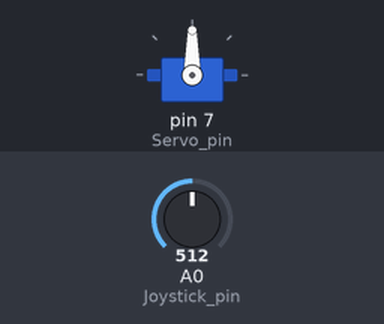
A sketch run on a simulated Arduino Uno, built with avr-gcc and run on an emulated ATmega328P. Parts: servo. The test bench sets the inputs (shaded band); at power-on: A0 (Joystick_pin) = 512.

Above: at 1.2 s.
1.3 s: A0 (Joystick_pin) set to 418
2.8 s: A0 (Joystick_pin) set to 381
At 3.26 s:
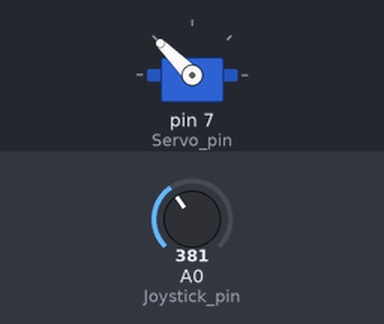
At 4.9 s:
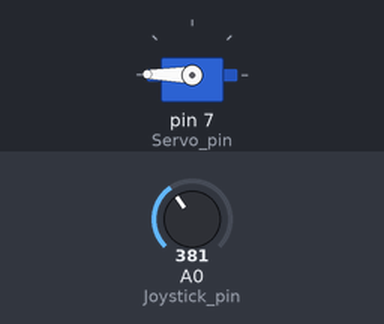
5.2 s: A0 (Joystick_pin) set to 787
6.7 s: A0 (Joystick_pin) set to 809
At 9.4 s:
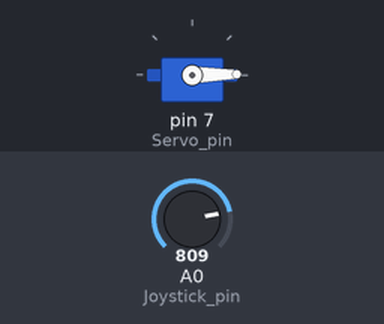
9.7 s: A0 (Joystick_pin) set to 390
At 10.15 s:
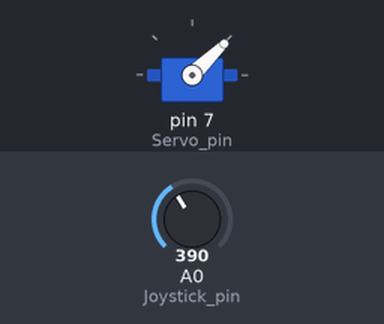
12.7 s: A0 (Joystick_pin) set to 810
Timing chart, 0 to 16.0 s (numbered marks = the images above; inputs shaded):
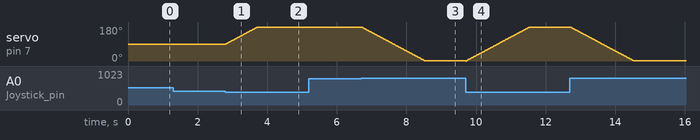

Measured:
- the behaviour switches between 400 and 399 on A0 (Joystick_pin) (found by bisection; images 0 and 1)
- the behaviour switches between 800 and 801 on A0 (Joystick_pin) (found by bisection; images 2 and 3)
- after the input at 1.3 s, every drawn part: stays the same
- after the input at 2.8 s, servo on pin 7 (Servo_pin): moves from 90° to 179° over 0.90 s, starting at once
- after the input at 5.2 s, every drawn part: stays the same

The sketch:

_16_Joystick_module.ino
```cpp
#include <Servo.h>

Servo servo; // 서보모터를 'servo' 로 정의
int angle = 90; // angle(각도) 정수변수 정의
int Servo_pin = 7; //변수 Servo_pin을 7로 선언
int Joystick_pin = A0; // 변수 Joystick_pin을 A0로 선언
void setup() {

  servo.attach(Servo_pin); // servo 7번에 연결
  servo.write(angle); // servo 를 중간 점으로 지정 (중간 = 90)
}

void loop() {

  int value; // 조이스틱의 아날로그 값
  value = analogRead(Joystick_pin); // A0에서 읽어온 값을 value로 선언

  if (value < 400) // 조이스틱 X축 값이 400 이하 일 때
  {
    if (angle < 180) // angle(각도)이 180보다 작을 때
    {
      servo.write(angle++); // angle 증가
      delay(10); //속도 조절용 딜레이
    }
    else if (angle == 180)
    {} // angle 변수값이 180도가 되었을 때, 대기
  }

  else if (value > 800) //조이스틱 X축 값이 800 이상 일 때
  {
    if (angle > 0) //각도가 0보다 크면
    {
      servo.write(angle--); //angle 감소
      delay(10); //속도 조절용 딜레이
    }
    else if (angle = 0)
    {} // angle 변수값이 0도가 되었을 때 대기
  }
}
```
